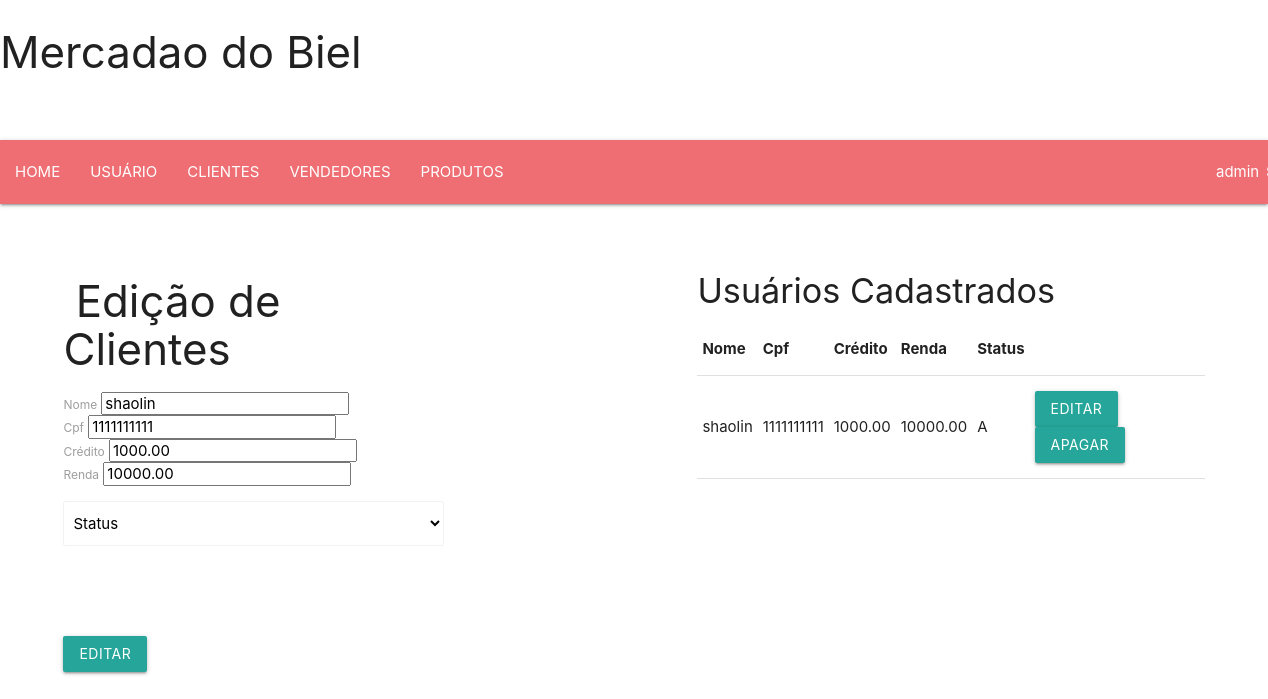
The app's page /editacliente.php?id=1 (signed in) with its own data.
### tables this page shows
CREATE TABLE `clientes` (
  `idcliente` int(11) NOT NULL,
  `renda` decimal(10,2) NOT NULL,
  `credito` decimal(10,2) NOT NULL,
  `fk_idpessoas` int(11) NOT NULL
);

CREATE TABLE `pessoas` (
  `idpessoa` int(11) NOT NULL,
  `nome` varchar(60) NOT NULL,
  `cpf` bigint(11) NOT NULL,
  `status` enum('A','I') NOT NULL
);

### editacliente.php (the view, shortened to what this page needs)
<!DOCTYPE HTML>
<html>
    <head>
        <link rel="stylesheet" href="https://cdnjs.cloudflare.com/ajax/libs/materialize/1.0.0/css/materialize.min.css">
    </head>
    <body>
        <header>
        <div class="col-md-4 col-md-offset-4"><h3>Mercadao do Biel</h3></div>
        <br/><br/>
        </header>
        <nav>
        <div class="col-xs-8 col-xs-offset-2">
            <div class="col-xs-6 col-xs-offset-0">
            <?php
                include("menu.php");
            ?>
           </div>
           <div class="col-xs-4 col-xs-offset-1">
           <div style="width: 35%; float:left; padding-left:55%;">
           <?php
                echo $_SESSION["user"];
                echo "<a href='sair.php' style='text-decoration: none; font-weight: bold;'>&nbsp;&nbsp;Sair</a>";
            ?>
            </div>
            </div>
        </div>
        <br/>
        </nav>
        <section>
        <br/><br/>
        <?php
            include("conecta.php");
            $id = $_GET['id'];
            $sql2 = mysqli_query($conn, "SELECT idcliente,renda,credito,nome,cpf,status FROM clientes join pessoas on pessoas.idpessoa = clientes.fk_idpessoas WHERE idcliente='$id'") or die(mysqli_error($conn));
            while($cliente = mysqli_fetch_array($sql2)){
        ?>
        <div style="width: 35%; float:left; padding-left:5%;">
        <div class="panel panel-primary">
            <div class="panel-heading"><h3 class="panel-title"><span class="glyphicon glyphicon-user" aria-hidden="true"></span>&nbsp;Edição de Clientes</h3></div>
                <div class="panel-body">
                    <form name="usuario" id="cadusuario" action="editaclientebd.php?id=<?php echo $id; ?>" method="post">
                    <label>Nome</label>
                    <input type="varchar" name="nome" value="<?php echo $cliente['nome']; ?>" maxlength="30" autofocus required="required" class="form-control" />
                    <br/>
                    <label>Cpf</label>
                    <input type="bigint" name="login" value="<?php echo $cliente['cpf']; ?>" maxlength="30"  required="required" class="form-control" />
                    <br/>
                    <label>Crédito</label>
                    <input type="decimal" name="credito" value="<?php echo $cliente['credito']; ?>" maxlength="30" autofocus required="required" class="form-control" />
                    <br/>
                    <label>Renda</label>
                    <input type="decimal" name="renda" value="<?php echo $cliente['renda']; ?>" maxlength="30" autofocus required="required" class="form-control" />
                    <br/>
                    <div class="input-field col s12">
                    <select class="browser-default" name="status">
                    <option value="" disabled selected>Status</option>
                    </select>
                    <br/> <br/> <br/> <br/>
                    <input type="submit" value="Editar" class="btn btn-primary" />
                    </div>
                    </form>
                    <?php
                        }
                    ?>
                </div>
        </div>
        </div>
        <div style="width: 45%; float:right; padding-right:5%;">
        <?php
            include("conecta.php");
            echo "<h4>Usuários Cadastrados</h4>";
            $sql = mysqli_query($conn, "SELECT idcliente,renda,credito,nome,cpf,status FROM clientes join pessoas on pessoas.idpessoa = clientes.fk_idpessoas WHERE idcliente='$id'");
            echo "<table class='table table-hover'>";
            echo "<tr>";
                echo "<th>Nome</th>";
                echo "<th>Cpf</th>";
                echo "<th>Crédito</th>";
                echo "<th>Renda</th>";
                echo "<th>Status</th>";
            echo "</tr>";
            while($cliente = mysqli_fetch_array($sql)){
            echo "<tr>";
                $id = $cliente['idcliente'];
                echo "<td>".$cliente['nome']."</td>";
                echo "<td>".$cliente['cpf']."</td>";
                echo "<td>".$cliente['credito']."</td>";
                echo "<td>".$cliente['renda']."</td>";
                echo "<td>".$cliente['status']."</td>";
                echo "<td><a href='editacliente.php?id=$id'><button type='submit' class='btn btn-success'>Editar</button></a>&nbsp;&nbsp;<a href='apagacliente.php?id=$id'><button type='submit' class='btn btn-danger'>Apagar</button></a></td>";
            echo "</tr>";
            }
        ?>
        </section>
    </body>
</html>

### records on screen
clientes: nome "shaolin", login "1111111111", credito "1000.00", renda "10000.00", pessoas.nome "shaolin", pessoas.cpf "1111111111", pessoas.status "A"

### other values on screen
$_SESSION["user"] "admin"
